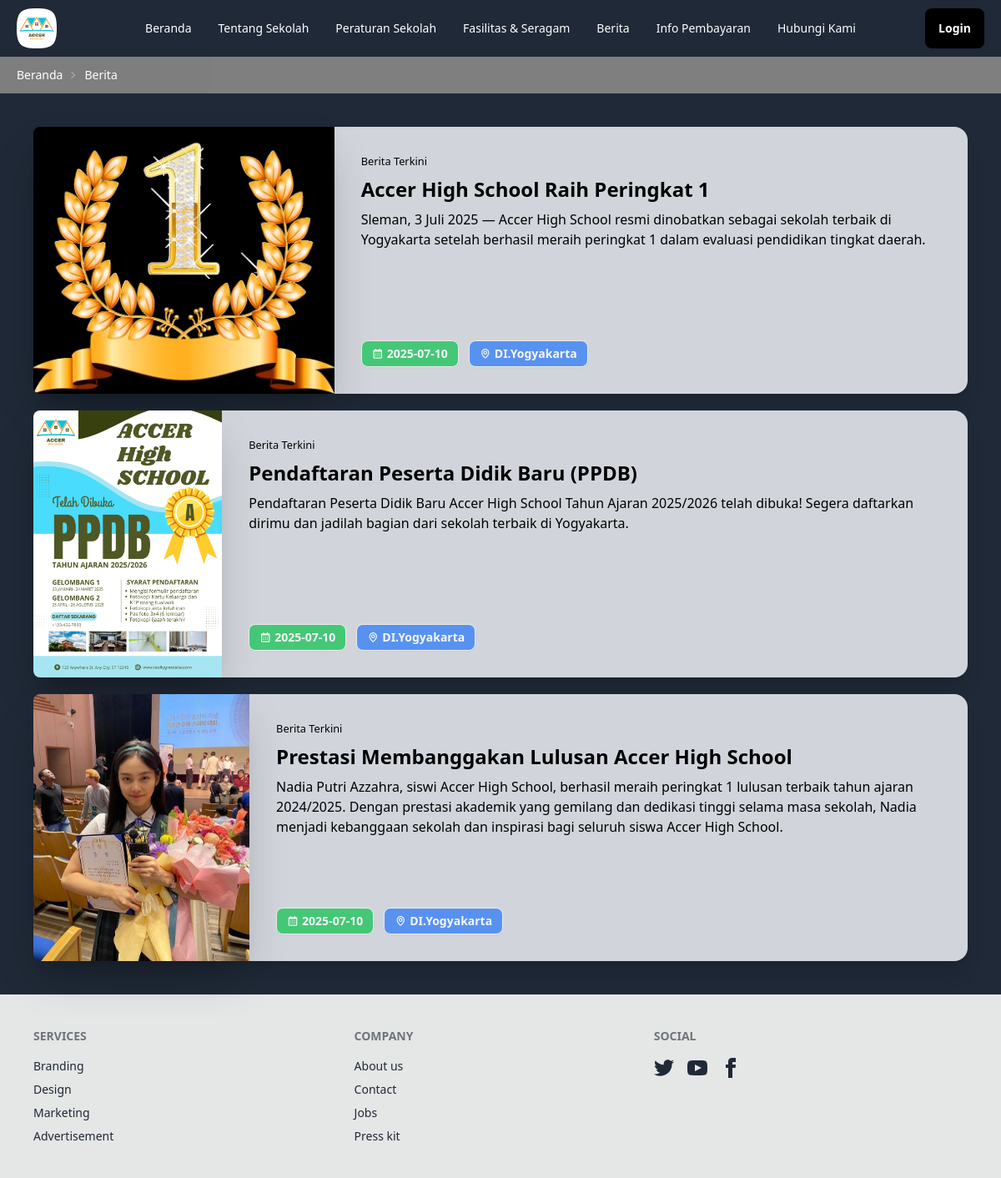
/src/LandingPage/berita.php, run on the app's committed database.
### tables this page shows
CREATE TABLE `informations` (
  `information_id` int NOT NULL,
  `title` varchar(100) DEFAULT NULL,
  `information_date` date DEFAULT NULL,
  `description` longtext,
  `location` varchar(50) DEFAULT NULL,
  `image` varchar(100) DEFAULT NULL,
  `user_id` int DEFAULT NULL
);

### src/LandingPage/berita.php (the view, shortened to what this page needs)
    <?php
    require_once '../layout/_top.php';
?>
<div class="text-sm breadcrumbs bg-black opacity-50 pt-20 pb-3 text-white ps-5">
    <ul>
        <li><a>Beranda</a></li>
        <li><a>Berita</a></li>
    </ul>
</div>
<span class="min-h-screen">
    <div class="grid gap-5 p-10 bg-gray-800">
        <?php
            include '../../helper/connection.php';
            $sql = "SELECT * FROM informations";
            $query = mysqli_query($connection, $sql);
            while($data = mysqli_fetch_array($query)){
        ?>
        <span class="flex">
            <div class="card card-side w-full bg-gray-300 shadow-xl text-black" data-aos="fade-in">
            <img src="../Admin/uploads/<?php echo $data["image"]?>"  class="rounded-l-lg shadow-2xl max-w-lg max-h-[20rem]">
                <div class="card-body">
                    <small>Berita Terkini</small>
                    <h2 class="card-title text-2xl font-bold"><?php echo $data["title"]?></h2>
                    <p class="max-h-[10rem] overflow-x-scroll"><?php echo $data["description"]?></p>
                    <span class="flex gap-3 mt-2">
                        <span class="flex btn btn-sm gap-1 items-center justify-center bg-green-500 text-white opacity-80 hover:bg-green-800"><i class="bx bx-calendar"></i><?php echo $data["information_date"]?></span>
                        <span class="flex btn btn-sm gap-1 items-center justify-center bg-blue-500 text-white opacity-80 hover:bg-blue-800"><i class="bx bx-map"></i><?php echo $data["location"]?></span>
                    </span>
                </div>
            </div>
        </span>
        <?php
            }
        ?>
    </div>
</span>
<?php
    require_once '../layout/_bottom.php';
?>

### data on the page
informations: image (picture), title "Accer High School Raih Peringkat 1", description "Sleman, 3 Juli 2025 — Accer High School resmi dinobatkan sebagai sekolah terbaik di Yogyakarta setelah berhasil meraih peringkat 1 dalam evaluasi pendidikan tingkat daerah.", information_date "2025-07-10", location "DI.Yogyakarta"
informations: image (picture), title "Pendaftaran Peserta Didik Baru (PPDB)", description "Pendaftaran Peserta Didik Baru Accer High School Tahun Ajaran 2025/2026 telah dibuka! Segera daftarkan dirimu dan jadilah bagian dari sekolah terbaik di Yogyakarta.", information_date "2025-07-10", location "DI.Yogyakarta"
informations: image (picture), title "Prestasi Membanggakan Lulusan Accer High School", description "Nadia Putri Azzahra, siswi Accer High School, berhasil meraih peringkat 1 lulusan terbaik tahun ajaran 2024/2025. Dengan prestasi akademik yang gemilang dan dedikasi tinggi selama masa sekolah, Nadia menjadi kebanggaan sekolah dan inspirasi bagi seluruh siswa Accer High School.", information_date "2025-07-10", location "DI.Yogyakarta"
